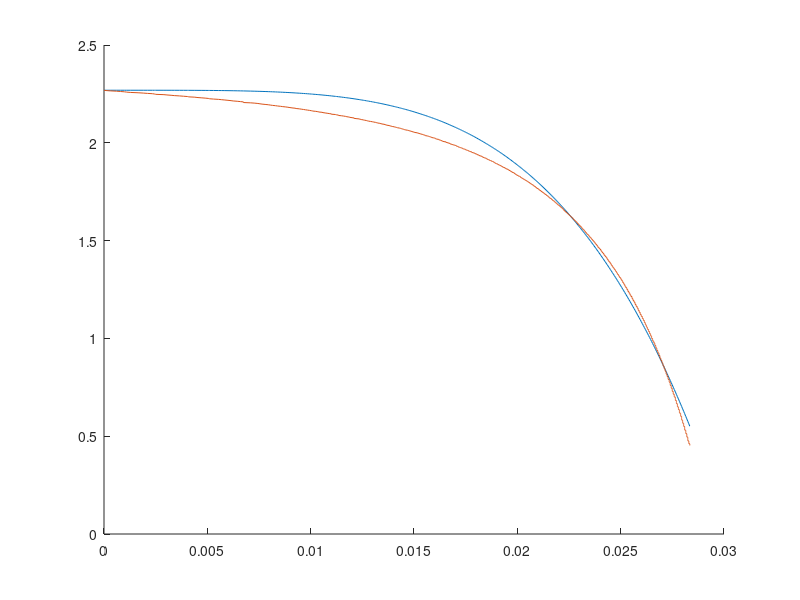
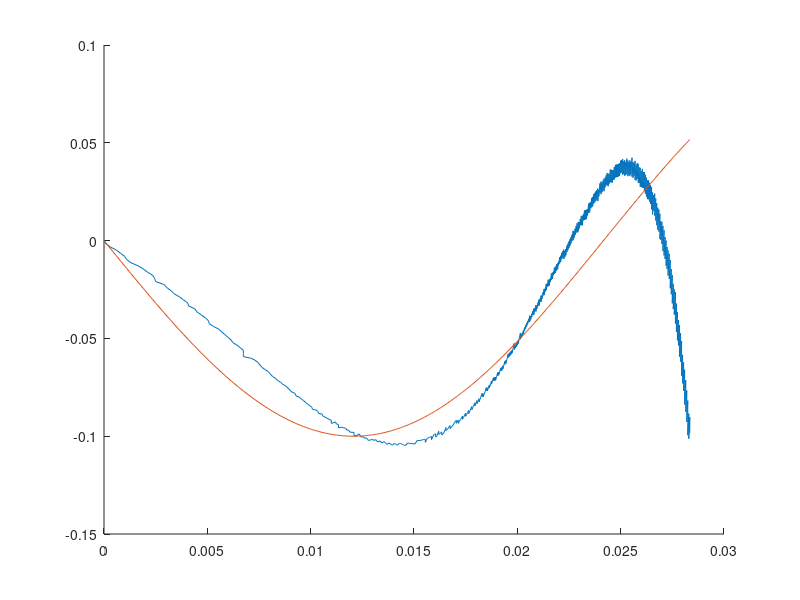
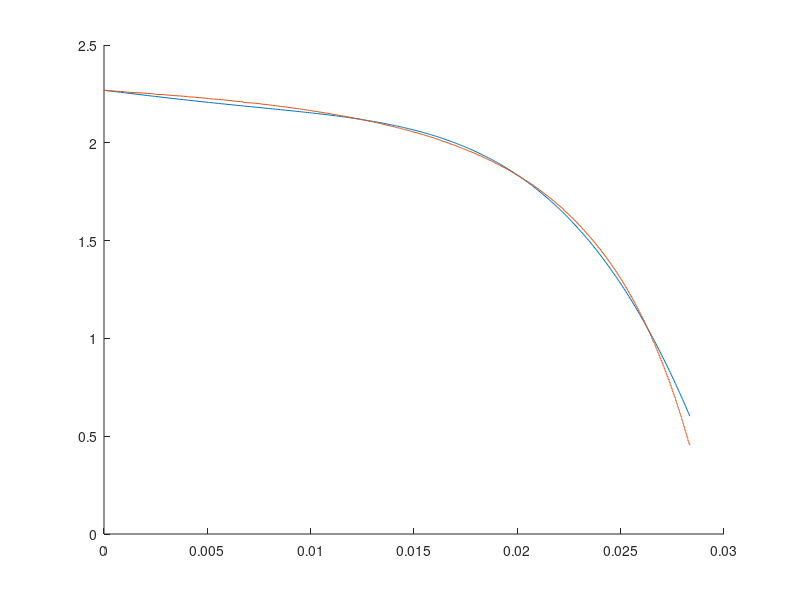
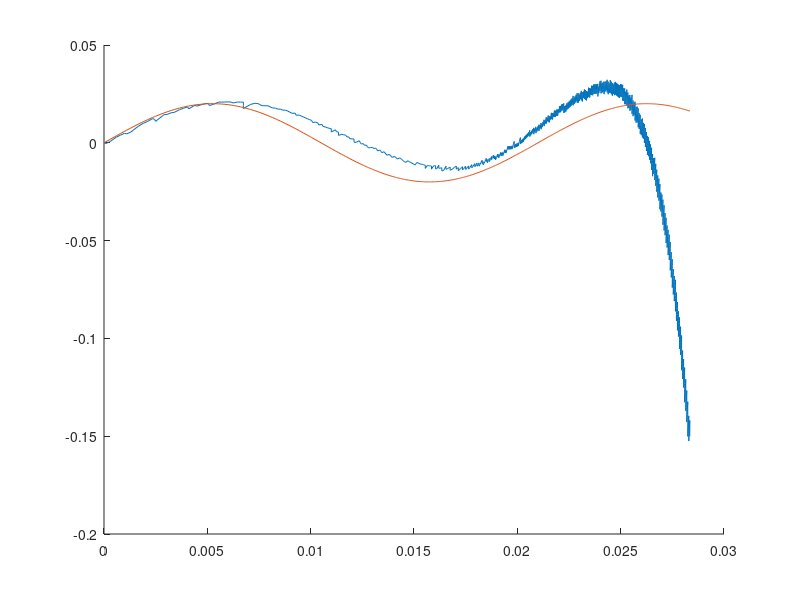

Source code (MATLAB) for these figures, in order:
clear all
close all
clc
load('capteur.mat')

RMSE_values = [];
F_function = [];

X = [];
Y = [];
for i=0:1:7
    X_line = [];
    for j=0:1:7
        X_line = [X_line sum(distance.^(i+j))];
    end
    X = [X; X_line];
    Y = [Y; sum((distance.^i).*voltage)];
end 

A = inv(X)*Y;


voltage_lis = A(1) + A(2).*distance + A(3).*distance.^2 + A(4).*distance.^3 + A(5).*distance.^4 + A(6).*distance.^5 + A(7).*distance.^6 + A(8).*distance.^7;

for i = 0:1:1120
    distance_test = distance; %[0.001:0.00001:0.030];
    distance_test = distance_test(1:end-i);
    voltage_test = voltage;%a.*(distance_test.^b);
    voltage_test = abs(voltage_test-voltage_test(end));
    voltage_test = voltage_test(1:end-i);

    y_t = log(voltage_test);
    x_t = log(distance_test);
    N = size(x_t);
    N = N(1);
    X = [N sum(x_t); sum(x_t) sum(x_t.^2)];
    Y = [sum(y_t); sum(y_t.*x_t)];
    A = inv(X)*Y;

    alpha = exp(A(1));
    beta = A(2);
    test = alpha.*(distance.^(beta));
    F = voltage(end)-test;
    F_function = [F_function F];
    RMSE = sqrt(mean((F-voltage).*(F-voltage)));
    RMSE_values = [RMSE_values RMSE];
end

minimum_RMSE = min(RMSE_values);
[RMSE_x,RMSE_y] = find(RMSE_values == minimum_RMSE)
figure()
hold on
plot(distance, F_function(:,289))
plot(distance, voltage)

error = voltage-F_function(:,289)
error_test = 0.1*sin(distance./(0.025/3.25) + pi) 

figure()
hold on
plot(distance, error)
plot(distance, error_test)

F_first_corr = F_function(:,289)+error_test
figure()
hold on
plot(distance, F_first_corr)
plot(distance, voltage)

error = voltage-F_first_corr
error_test_2 = 0.02*sin((distance*2*pi)./(0.021)) 

figure()
hold on
plot(distance, error)
plot(distance, error_test_2)

RMSE = sqrt(mean((F_first_corr-voltage).*(F_first_corr-voltage)))
N = size(distance);
N = N(1)
y_moy = 1/N * sum(voltage);
R2 = (sum((F_first_corr-y_moy).^2))/(sum((voltage-y_moy).^2))

F_sec_corr = F_first_corr+error_test_2;
figure()
hold on
plot(distance, F_sec_corr)
plot(distance, voltage)

RMSE = sqrt(mean((F_sec_corr-voltage).*(F_sec_corr-voltage)))
N = size(distance);
N = N(1)
y_moy = 1/N * sum(voltage);
R2 = (sum((F_sec_corr-y_moy).^2))/(sum((voltage-y_moy).^2))

